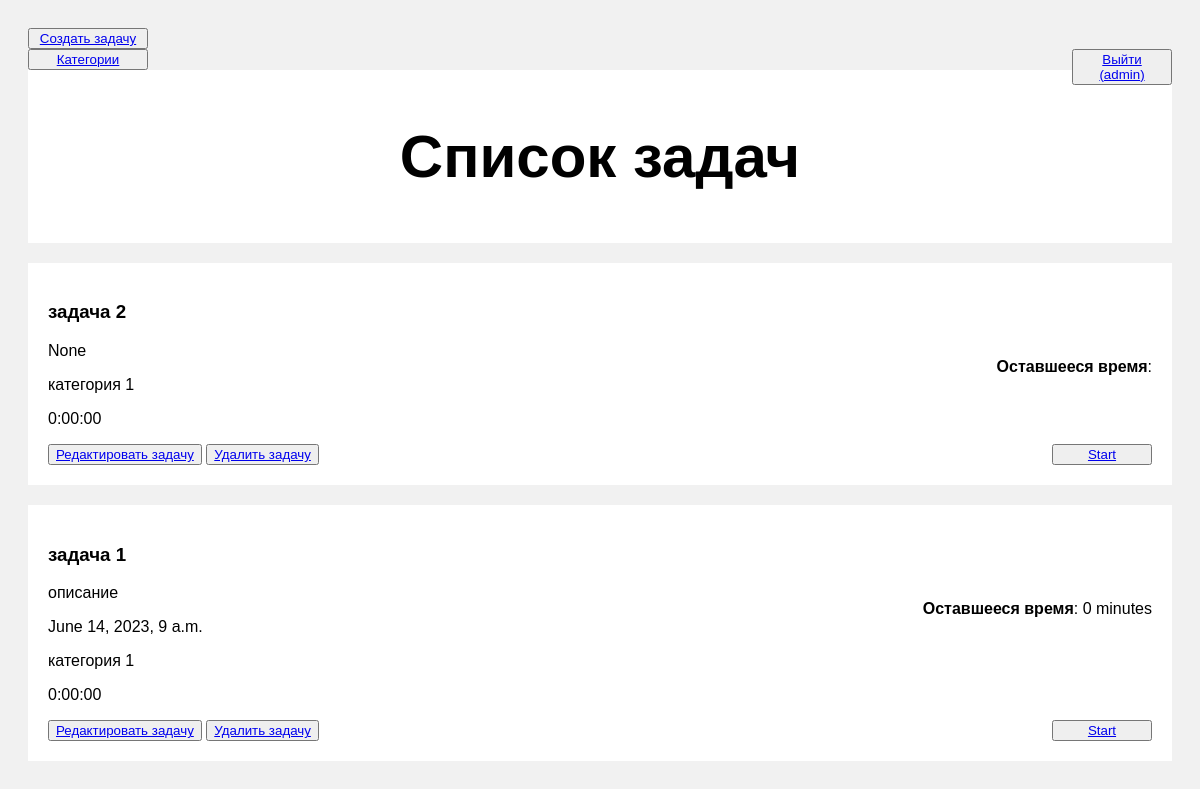
The app's page / (signed in), older data.
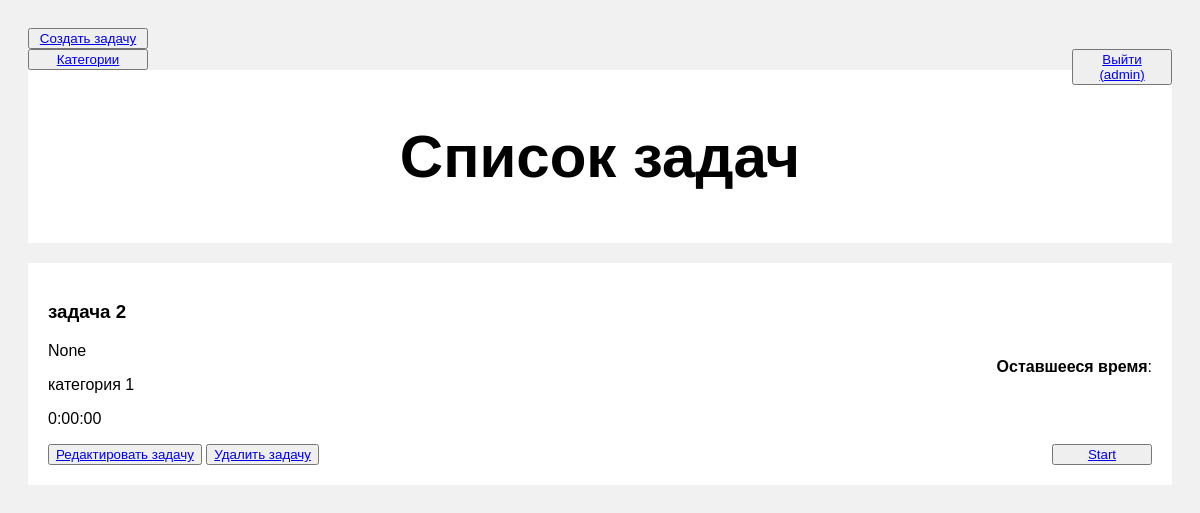
The same page, newer data.
### tasks/models.py (models this page shows, shortened)
class Task(models.Model):
    text = models.CharField(max_length=70, validators=[MinLengthValidator(limit_value=5, message='От 5 символов')])
    description = models.CharField(max_length=300, blank=True)
    deadline = models.DateTimeField('deadline', blank=True, null=True)
    account = models.ForeignKey('core.Account', on_delete=models.CASCADE, null=True)
    category = models.ForeignKey('TaskCategory', on_delete=models.PROTECT, null=True)
    @property
    def started(self):
        for tk in self.timekeepers.all():
            if tk.started:
                return True
        return False
    @property
    def spent_time(self):
        counter = datetime.timedelta(0)
        for tk in self.timekeepers.all():
            counter += tk.spent_time
        return counter

class TaskCategory(models.Model):
    name = models.CharField(max_length=15)
    description = models.CharField(max_length=150, blank=True)
    account = models.ForeignKey('core.Account', on_delete=models.CASCADE, null=True)
    class Meta:
        verbose_name_plural = 'Categories'

### tasks/views.py (the view)
# urls.py: path('', views.Index.as_view(), name='index'),
class Index(LoginRequiredMixin, ListView):
    model = Task
    template_name = 'index.html'
    context_object_name = 'tasks'
    extra_context = {'title': 'Главная страница'}
    login_url = '/login'
    def get_queryset(self):
        if not self.request.user:
            return HttpResponse('Ошибка доступа!', status=401)
        return self.model.objects.filter(account=self.request.user.id)

### templates/index.html (shortened to what this page needs)
<!DOCTYPE html>
<html>
<head>
</head>
<body>
<button class='left-btn'><a href='/create_task'>Создать задачу</a></button><br>
<button class='left-btn'><a href='/categories'>Категории</a></button>
{% if user.is_authenticated %}
<button class='right-btn'><a href='/logout'>Выйти ({{ user.username }})</a></button>
{% else %}
<button class='right-btn'><a href='/login'>Войти</a></button><br>
<button class='right-btn'><a href='/registration'>Регистрация</a></button><br>
{% endif %}
<div class="header">
  <h2>Список задач</h2>
</div>
<div class="row">
  <div class="leftcolumn">
    {% for task in tasks reversed %}
      <div class="card">
        <h3>{{task.text}}</h3>
        <p style='float: right'><b>Оставшееся время</b>: {{ task.deadline|timeuntil }}</p>
        <p>{{task.description}}</p>
        <p>{{task.deadline}}</p>
        <p>{{task.category.name}}</p>
        <p>{{task.spent_time}}</p>
        <button><a href='{% url "edit_task" task.id %}'>Редактировать задачу</a></button>
          <button><a href='{% url "delete_task" task.id %}'
           onclick='if (confirm("Удалить")) {return true;} else {event.stopPropagation(); event.preventDefault();}'
        >Удалить задачу</a></button>
        {% if  task.started %}
        <button class='right-btn'><a href=''>End</a></button>
        {% else %}
        <button class='right-btn'><a href='{% url "start_task" task.id %}'>Start</a></button>
        {% endif %}
      </div>
    {% endfor %}
  </div>
</div>
</body>
</html>

Row changes from the older to the newer data that the page shows:
removed Task: text "задача 1", deadline "0 minutes", description "описание", deadline "June 14, 2023, 9 a.m.", category.name "категория 1", spent_time "0:00:00", shows "Start"
